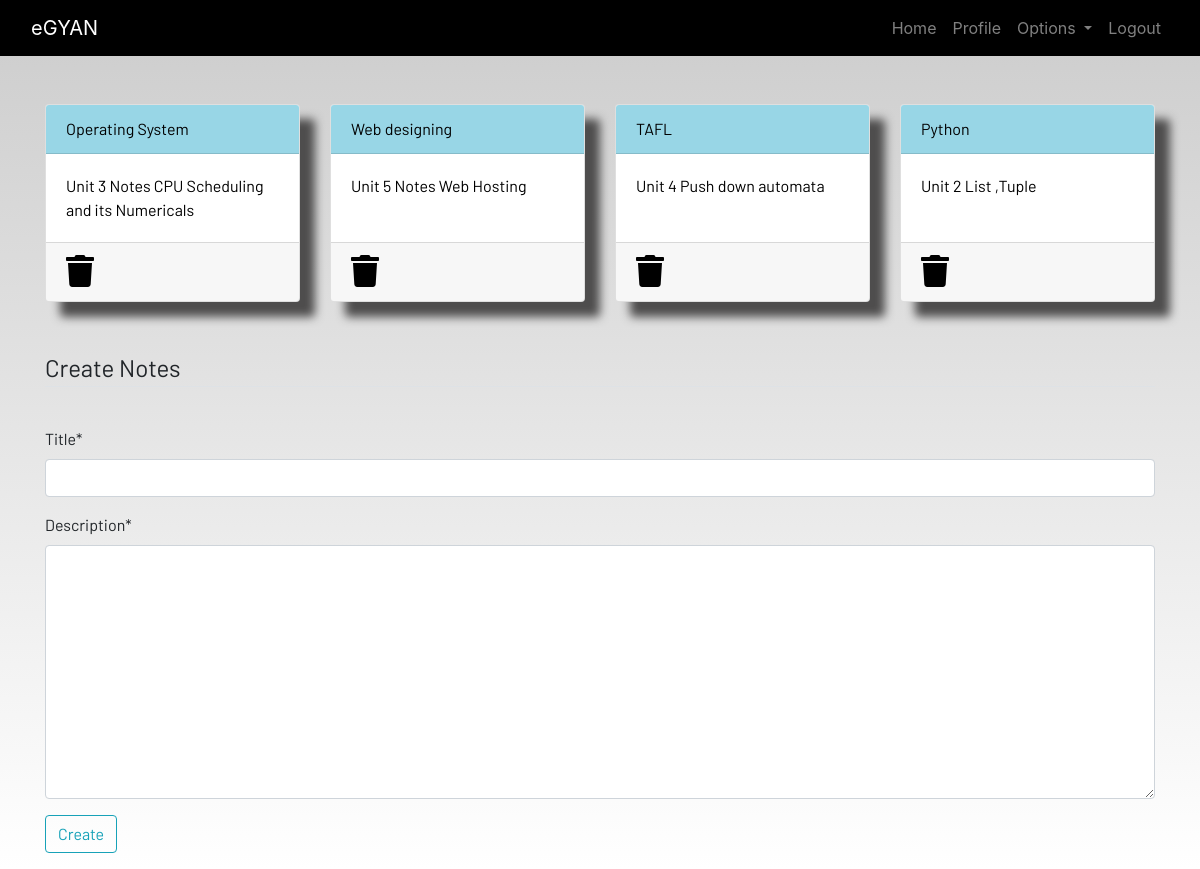
Screenshot of /notes/ (signed in) with the database file from the repository.
### dashboard/models.py (models this page shows, shortened)
class Notes(models.Model):
    user=models.ForeignKey(User,on_delete=models.CASCADE)
    title=models.CharField(max_length=200)
    description=models.TextField()
    class Meta:
        verbose_name_plural="notes"

### dashboard/views.py (the view)
# urls.py: path('notes/',views.notes,name="notes"),
def notes(request):
    if request.method=="POST":
        form=NotesForm(request.POST)
        if form.is_valid():
            notes=Notes(user=request.user,title=request.POST['title'],description=request.POST['description'])
            notes.save()
        messages.success(request,f"Notes added from {request.user.username} successfully!")
    else:
        form=NotesForm()
    notes=Notes.objects.filter(user=request.user)
    context={'notes':notes,'form':form}
    return render(request,'dashboard/notes.html',context)

### dashboard/forms.py
class NotesForm(forms.ModelForm):
    class Meta:
        model=Notes
        fields=['title','description']

### dashboard/templates/dashboard/notes.html (shortened to what this page needs)
{% extends 'dashboard/base.html' %}
{% load static %}
{% load crispy_forms_tags %}
{% block content %}
<div class="container">
    <div class="row">
       {% for note in notes %}
        <div class="col-md-3">
            <a href="{% url 'notes-detail' note.id %}">
                <div class="card">
                    <div class="card-header">{{note.title}}</div>
                    <div class="card-body">{{note.description|slice:"0:100"}}</div>
                    <div class="card-footer mt-auto "><a href="{% url 'delete-note' note.id %}">
                        <i class="fa fa-trash fa-2x"></i></a>
                    </div>
                </div>
            </a>
        </div>
       {% endfor %}
        <br><br>
    </div>
</div>
<br><br>
<div class="container">
    <form method="POST">
        <fieldset class="form-group">
            <legend class="border-bottom mb-4">Create Notes</legend>
        </fieldset>
        {{form|crispy}}
        <div class="form-group">
            <button href="" class="btn btn-outline-info" type="submit">
                Create
            </button>
        </div>
    </form>
</div>
{% endblock content %}

### dashboard/templates/dashboard/base.html (shortened to what this page needs)
<!DOCTYPE html>
{% load static %}
<html lang="en">
<head>
  <link rel="stylesheet" href="https://stackpath.bootstrapcdn.com/bootstrap/4.3.1/css/bootstrap.min.css"
 />
  <link rel="stylesheet" href="https://use.fontawesome.com/releases/v5.7.2/css/all.css"
 />
  <link rel="stylesheet" href="{% static 'main.css' %}" />
</head>
<body>
  <header>
    <nav class="navbar navbar-expand-lg navbar-dark bg-dark">
      <div class="container-fluid">
        <a class="navbar-brand" href="{% url 'home' %}">eGYAN</a>
        <div class="collapse navbar-collapse justify-content-end" id="navbarSupportedContent">
          <ul class="navbar-nav mb-2 mb-lg-0">
            {% if user.is_authenticated %}
            <li class="nav-item">
              <a class="nav-link " aria-current="page" href="{% url 'home' %}">Home</a>
            </li>
            <li class="nav-item">
              <a class="nav-link" href="{% url 'profile' %}">Profile</a>
            </li>
            <li class="nav-item dropdown">
              <a class="nav-link dropdown-toggle" href="#" id="navbarDropdown" role="button" data-toggle="dropdown"
                aria-haspopup="true" aria-expanded="false">
                Options
              </a>
            </li>
            <li class="nav-item">
              <a class="nav-link" href="{% url 'logout' %}">Logout</a>
            </li>
            {% endif %}
          </ul>
        </div>
      </div>
    </nav>
  </header>
  <br /><br />
  <main>
    {% block content %}
    {% endblock content %}
  </main>
</body>
</html>

### static/main.css (style rules this page uses)
html { scroll-behavior: smooth; height: 100%; width: 100%; }
main { font-family: Barlow, Quicksand, Rubik, sans-serif, serif, 'Times New Roman', Times, serif !important; }
.navbar { background-color: rgb(0, 0, 0) !important; }
.card { box-shadow: 15px 15px 10px rgb(78, 77, 77); }
a { text-decoration: none !important; color: black; }
.card-header { color: black !important; background: rgb(152, 214, 230) !important; transition: 0.3s ease-in; }
html, body { max-width: 100%; overflow-x: hidden; height: 100%; width: 100%; }
body { background: linear-gradient(rgba(0, 0, 0, 0.2), rgba(255, 255, 255, 0.5)); overflow-x: hidden; background-repeat: no-repeat; }
.card-header { background-color: rgb(133, 204, 231); }
.col-md-3 .card { width: 100%; height: 100%; }
.fa { color: black; }

### rows the page displays
Notes: title "Operating System", description "Unit 3 Notes CPU Scheduling and its Numericals"
Notes: title "Web designing", description "Unit 5 Notes Web Hosting"
Notes: title "TAFL", description "Unit 4 Push down automata"
Notes: title "Python", description "Unit 2 List ,Tuple"
